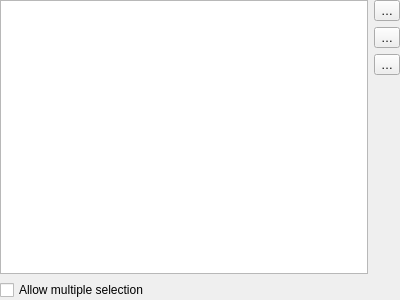
<?xml version="1.0" encoding="UTF-8"?>
<ui version="4.0">
 <class>QgsProcessingEnumModelerWidgetBase</class>
 <widget class="QWidget" name="QgsProcessingEnumModelerWidgetBase">
  <property name="geometry">
   <rect>
    <x>0</x>
    <y>0</y>
    <width>400</width>
    <height>300</height>
   </rect>
  </property>
  <property name="windowTitle">
   <string notr="true">Form</string>
  </property>
  <layout class="QGridLayout" name="gridLayout">
   <property name="leftMargin">
    <number>0</number>
   </property>
   <property name="topMargin">
    <number>0</number>
   </property>
   <property name="rightMargin">
    <number>0</number>
   </property>
   <property name="bottomMargin">
    <number>0</number>
   </property>
   <item row="1" column="1">
    <widget class="QToolButton" name="mButtonRemove">
     <property name="toolTip">
      <string>Remove item</string>
     </property>
     <property name="text">
      <string>…</string>
     </property>
     <property name="icon">
      <iconset resource="../../../images/images.qrc">
       <normaloff>:/images/themes/default/symbologyRemove.svg</normaloff>:/images/themes/default/symbologyRemove.svg</iconset>
     </property>
    </widget>
   </item>
   <item row="3" column="1">
    <spacer name="verticalSpacer">
     <property name="orientation">
      <enum>Qt::Vertical</enum>
     </property>
     <property name="sizeHint" stdset="0">
      <size>
       <width>20</width>
       <height>190</height>
      </size>
     </property>
    </spacer>
   </item>
   <item row="0" column="1">
    <widget class="QToolButton" name="mButtonAdd">
     <property name="toolTip">
      <string>Add item</string>
     </property>
     <property name="text">
      <string>…</string>
     </property>
     <property name="icon">
      <iconset resource="../../../images/images.qrc">
       <normaloff>:/images/themes/default/symbologyAdd.svg</normaloff>:/images/themes/default/symbologyAdd.svg</iconset>
     </property>
    </widget>
   </item>
   <item row="2" column="1">
    <widget class="QToolButton" name="mButtonClear">
     <property name="toolTip">
      <string>Clear all</string>
     </property>
     <property name="text">
      <string>…</string>
     </property>
     <property name="icon">
      <iconset resource="../../../images/images.qrc">
       <normaloff>:/images/themes/default/console/iconClearConsole.svg</normaloff>:/images/themes/default/console/iconClearConsole.svg</iconset>
     </property>
    </widget>
   </item>
   <item row="0" column="0" rowspan="4">
    <widget class="QListView" name="mItemList">
     <property name="dragDropMode">
      <enum>QAbstractItemView::InternalMove</enum>
     </property>
     <property name="alternatingRowColors">
      <bool>true</bool>
     </property>
     <property name="selectionMode">
      <enum>QAbstractItemView::ExtendedSelection</enum>
     </property>
    </widget>
   </item>
   <item row="4" column="0" colspan="2">
    <widget class="QCheckBox" name="mAllowMultiple">
     <property name="text">
      <string>Allow multiple selection</string>
     </property>
    </widget>
   </item>
  </layout>
 </widget>
 <tabstops>
  <tabstop>mButtonAdd</tabstop>
  <tabstop>mButtonRemove</tabstop>
  <tabstop>mButtonClear</tabstop>
  <tabstop>mItemList</tabstop>
  <tabstop>mAllowMultiple</tabstop>
 </tabstops>
 <resources>
  <include location="../../../images/images.qrc"/>
 </resources>
 <connections/>
</ui>
